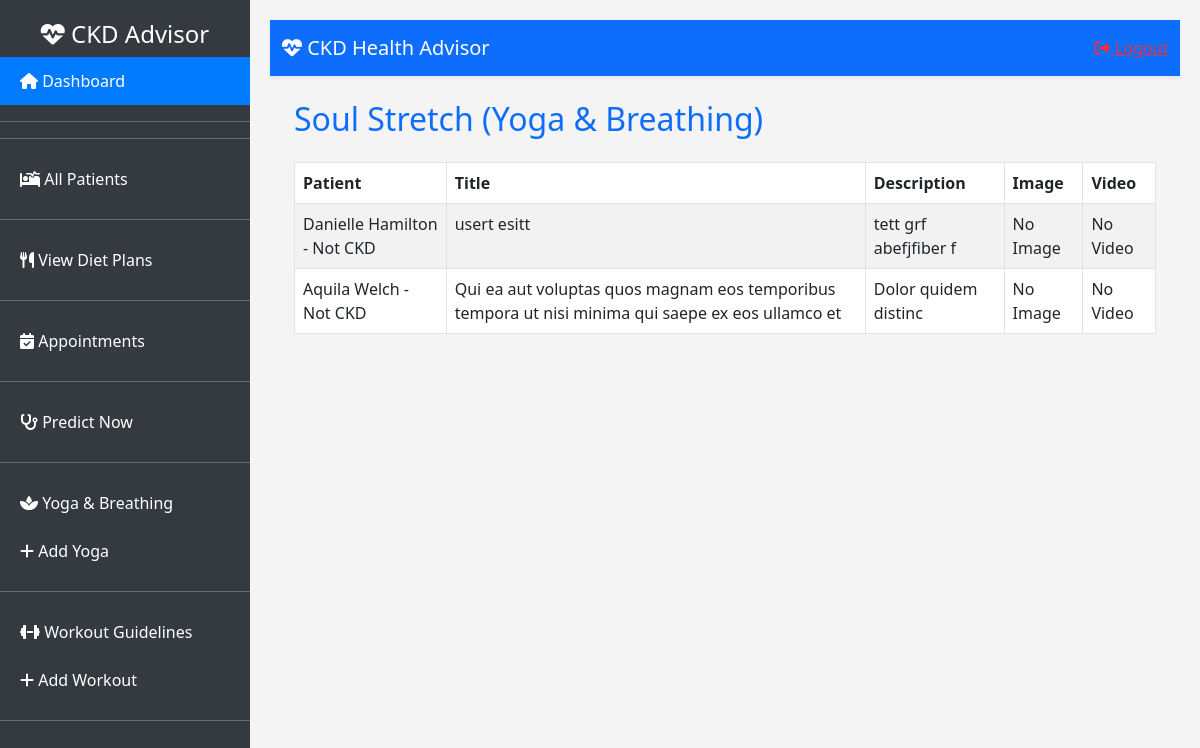
The page /Doctor/soul-stretch/ (signed in) on the database its author committed.
### patient/models.py (models this page shows, shortened)
class SoulStretch(models.Model):
    patient = models.ForeignKey(
        Patient,
        on_delete=models.CASCADE,
        related_name="soulstrech"
    )
    title = models.CharField(max_length=100)
    description = models.TextField()
    image = models.ImageField(
        upload_to="yoga_images/",
        blank=True,
        null=True
    )
    video = models.FileField(
        upload_to="yoga_videos/",
        blank=True,
        null=True
    )

class Patient(models.Model):
    patient_info = models.ForeignKey(
        PatientInfo,
        on_delete=models.CASCADE,
        related_name="patients"
    )
    age = models.FloatField()
    bp = models.FloatField(verbose_name="Blood Pressure")
    sg = models.FloatField(verbose_name="Specific Gravity")
    al = models.FloatField(verbose_name="Albumin")
    su = models.FloatField(verbose_name="Sugar")
    rbc = models.CharField(max_length=10, verbose_name="Red Blood Cells")
    pc = models.CharField(max_length=10, verbose_name="Pus Cells")
    pcc = models.CharField(max_length=10, verbose_name="Pus Cell Clumps")
    ba = models.CharField(max_length=10, verbose_name="Bacteria")
    bgr = models.FloatField(verbose_name="Blood Glucose Random")
    bu = models.FloatField(verbose_name="Blood Urea")
    sc = models.FloatField(verbose_name="Serum Creatinine")
    sod = models.FloatField(verbose_name="Sodium")
    pot = models.FloatField(verbose_name="Potassium")
    hemo = models.FloatField(verbose_name="Hemoglobin")
    pcv = models.FloatField(verbose_name="Packed Cell Volume")
    wc = models.FloatField(verbose_name="White Blood Cell Count")
    rc = models.FloatField(verbose_name="Red Blood Cell Count")
    htn = models.CharField(max_length=3, verbose_name="Hypertension")
    dm = models.CharField(max_length=3, verbose_name="Diabetes Mellitus")
    cad = models.CharField(max_length=3, verbose_name="Coronary Artery Disease")
    appet = models.CharField(max_length=10, verbose_name="Appetite")
    pe = models.CharField(max_length=3, verbose_name="Pedal Edema")
    ane = models.CharField(max_length=3, verbose_name="Anemia")
    prediction = models.CharField(max_length=50)
    created_at = models.DateTimeField(auto_now_add=True)
    def __str__(self):
        return f"{self.patient_info.name} - {self.prediction}"

class PatientInfo(models.Model):
    user = models.OneToOneField(
        CustomUser,
        on_delete=models.CASCADE,
        related_name="patient_info"
    )
    name = models.CharField(max_length=100)
    father_name = models.CharField(max_length=100)
    age = models.PositiveIntegerField()
    address = models.TextField()
    created_at = models.DateTimeField(auto_now_add=True)

### Doctor/views.py (the view)
# urls.py: path("soul-stretch/", SoulStretchListView.as_view(), name="soul_stretch"),
class SoulStretchListView(ListView):
    model = SoulStretch
    template_name = "calories/soul_stretch.html"
    context_object_name = "stretches"

### templates/calories/soul_stretch.html (shortened to what this page needs)
{% extends "base.html" %}
{% block content %}
<div class="container mt-4">
    <h2 class="text-primary mb-4">Soul Stretch (Yoga & Breathing)</h2>
    <table class="table table-bordered table-striped">
        <thead class="thead-dark">
            <tr>
                <th scope="col">Patient</th>
                <th scope="col">Title</th>
                <th scope="col">Description</th>
                <th scope="col">Image</th>
                <th scope="col">Video</th>
            </tr>
        </thead>
        <tbody>
            {% for exercise in stretches %}
            <tr>
                <td>{{ exercise.patient }}</td>
                <td>{{ exercise.title }}</td>
                <td>{{ exercise.description }}</td>
                <td>
                    {% if exercise.image %}
                        <img src="{{ exercise.image.url }}" alt="{{ exercise.title }}" class="img-thumbnail" width="100">
                    {% else %}
                        No Image
                    {% endif %}
                </td>
                <td>
                    {% if exercise.video %}
                        <a href="{{ exercise.video.url }}" target="_blank" class="btn btn-info btn-sm">View Video</a>
                    {% else %}
                        No Video
                    {% endif %}
                </td>
            </tr>
            {% empty %}
            <tr>
                <td colspan="5" class="text-center">No Soul Stretch exercises available.</td>
            </tr>
            {% endfor %}
        </tbody>
    </table>
</div>
{% endblock %}

### templates/base.html (style rules this page uses)
body { background: #f4f4f4; display: flex; }

### rows shown on the page
SoulStretch: patient "Danielle Hamilton - Not CKD", title "usert esitt", description "tett grf abefjfiber f", image "No Image", video "No Video"
SoulStretch: patient "Aquila Welch - Not CKD", title "Qui ea aut voluptas quos magnam eos temporibus tempora ut nisi minima qui saepe ex eos ullamco et", description "Dolor quidem distinc", image "No Image", video "No Video"
